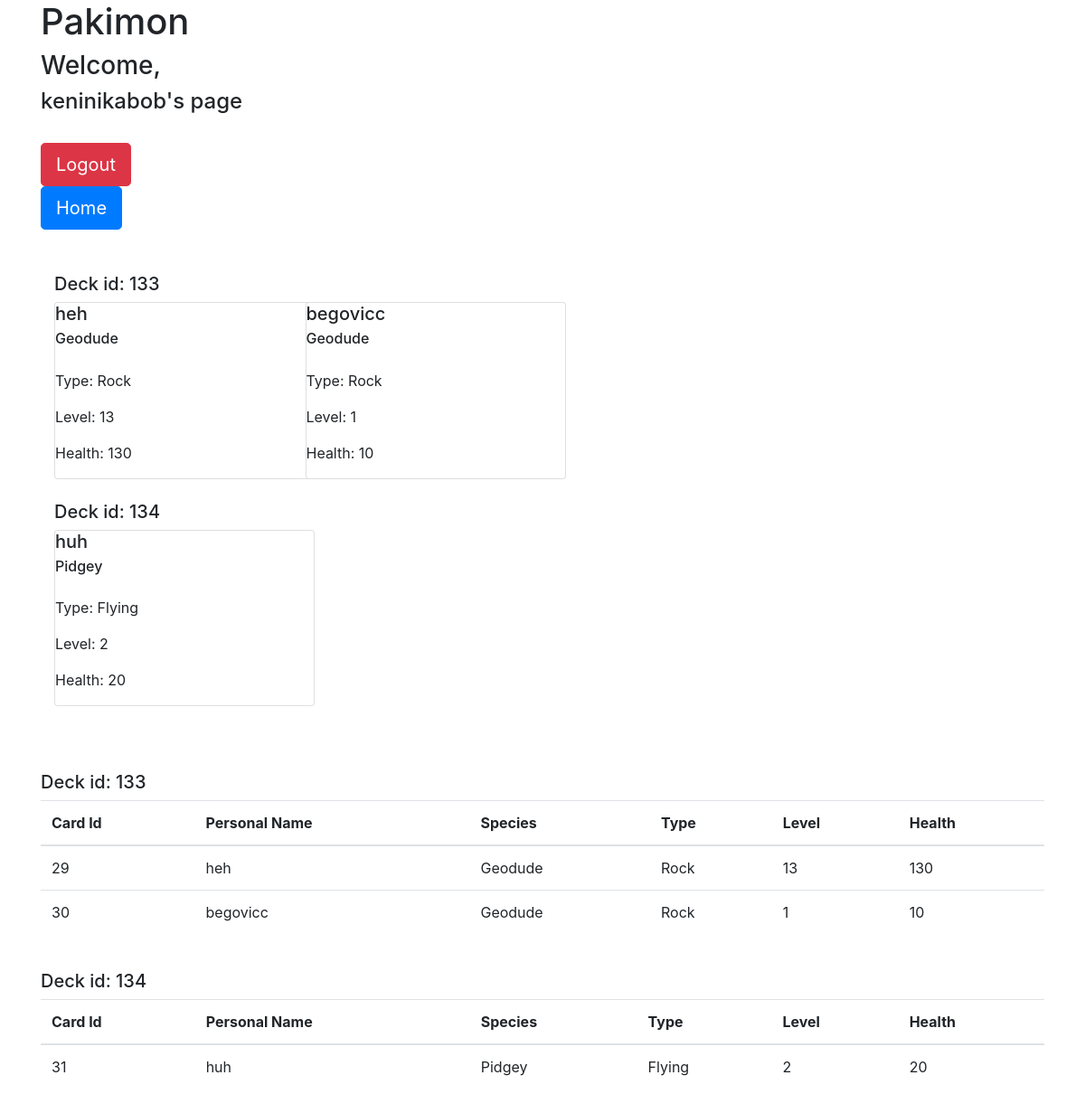
/play/keninikabob, run on the app's committed database.
### pakidex/models.py (models this page shows)
class Deck(models.Model):
    deck = models.ManyToManyField(User)
    verified = models.BooleanField(default = False)
    whoseCard = models.ManyToManyField(Card)

class Card(models.Model):
    Grass = 'Grass'
    Water = 'Water'
    Fire = 'Fire'
    Ice = 'Ice'
    Flying = 'Flying'
    Rock = 'Rock'
    Electric = 'Electric'
    typeList = [
        (Grass, 'Grass'),
        (Water, 'Water'),
        (Fire, 'Fire'),
        (Ice, 'Ice'),
        (Flying, 'Flying'),
        (Rock, 'Rock'),
        (Electric, 'Electric'),
    ]
    Bulbasaur = 'Bulbasaur'
    Squirtle = 'Squirtle'
    Charmander = 'Charmander'
    Pikachu = 'Pikachu'
    Pidgey = 'Pidgy'
    Geodude = 'Geodude'
    Vanillite = 'Vanillite'
    speciesList = [
        (Bulbasaur, "Bulbasaur"),
        (Squirtle, "Squirtle"),
        (Charmander, "Charmander"),
        (Pikachu, "Pikachu"),
        (Pidgey, "Pidgey"),
        (Geodude, "Geodude"),
        (Vanillite, "Vanillite"),
    ]
    personalName = models.CharField(max_length = 280)
    species = models.CharField(max_length = 280, choices = speciesList, default = Bulbasaur)
    type = models.CharField(max_length = 12, choices = typeList, default = Grass,)
    level = models.IntegerField(default = 1)
    health = models.IntegerField(default = 1)

### pakidex/views.py (the view, shortened to what this page needs)
# urls.py: path('<username>', views.UserView.as_view(), name = 'username'),
class UserView(View):
    template_name = 'pakidex/userPage.html'
    allProfiles = Profile.objects.all()
    def get(self, request, username):
        if 'logout' in request.POST.keys():
            logout(request)
            form = AuthenticationForm()
        else:
            context = {}
            loggedInUser = request.user
            currUser = User.objects.get(username = username)
            userDecks = Deck.objects.filter(deck = currUser.id)
            print(userDecks)
            context['currUser'] = currUser
            context['userDecks'] = userDecks
            for deck in userDecks:
                deck.cards = deck.whoseCard.all()
                for card in deck.cards:
                    print(card.personalName)
            context = {
                'currUser' : currUser,
                'user' : loggedInUser,
                'userDecks' : userDecks,
            }
            return render(request, 'pakidex/userPage.html', context)

### pakidex/templates/pakidex/userPage.html (shortened to what this page needs)
{%load static%}
<!DOCTYPE HTML>
<html>
  <head>
    <link rel="stylesheet" href="https://maxcdn.bootstrapcdn.com/bootstrap/4.4.1/css/bootstrap.min.css" />
  </head>
  <body>
    <div class="container">
      <h1>Pakimon</h1>
      <h3>Welcome, {{ user.username }}</h3>
      <h4> {{ currUser.username }}'s page</h4>
      <br />
      <form method="POST">
        <button type="submit" class="btn btn-danger btn-lg">Logout</button>
      </form>
      <form method="POST" action="http://127.0.0.1:8000/play/{{ user.username }}">
        <button type="submit" class="btn btn-primary btn-lg">Home</button>
      </form>
      <br />
      <br />
      {% for deck in userDecks %}
        <div class="container">
          <h5>Deck id: {{ deck.id }}</h5>
          <div class="row">
            {% for card in deck.cards %}
              <div class="col-3">
                <div class="card" style="width: 18rem;">
                  <h5 class="card-title">{{ card.personalName }}</h5>
                  <h6 class="card-subtitle">{{ card.species }}</h6>
                  <br />
                  <p>Type: {{ card.type }}</p>
                  <p>Level: {{ card.level }}</p>
                  <p>Health: {{ card.health }} </p>
                </div>
              </div>
            {% endfor %}
          </div>
        </div>
        <br />
      {% endfor %}
    <br />
    <br />
      {% for deck in userDecks %}
        <h5>Deck id: {{ deck.id }}</h5>
        <table class="table">
          <thead>
            <tr>
              <th scope="col">Card Id</th>
              <th scope="col">Personal Name</th>
              <th scope="col">Species</th>
              <th scope="col">Type</th>
              <th scope="col">Level</th>
              <th scope="col">Health</th>
            </tr>
          </thead>
          <tbody>
            {% for card in deck.cards %}
              <tr>
                <td>{{ card.id }}</td>
                <td>{{ card.personalName }}</td>
                <td>{{ card.species }}</td>
                <td>{{ card.type }}</td>
                <td>{{ card.level }}</td>
                <td>{{ card.health }}</td>
              </tr>
            {% endfor %}
          </tbody>
        </table>
        <br />
      {% endfor %}
    </div>
  </body>
</html>

### data on the page
Deck: id "133"
Card: personalName "heh", species "Geodude", type "Rock", level "13", health "130", id "29"
Card: personalName "begovicc", species "Geodude", type "Rock", level "1", health "10", id "30"
Deck: id "134"
Card: personalName "huh", species "Pidgey", type "Flying", level "2", health "20", id "31"

### other printed values
{{ currUser.username }} "keninikabob"
